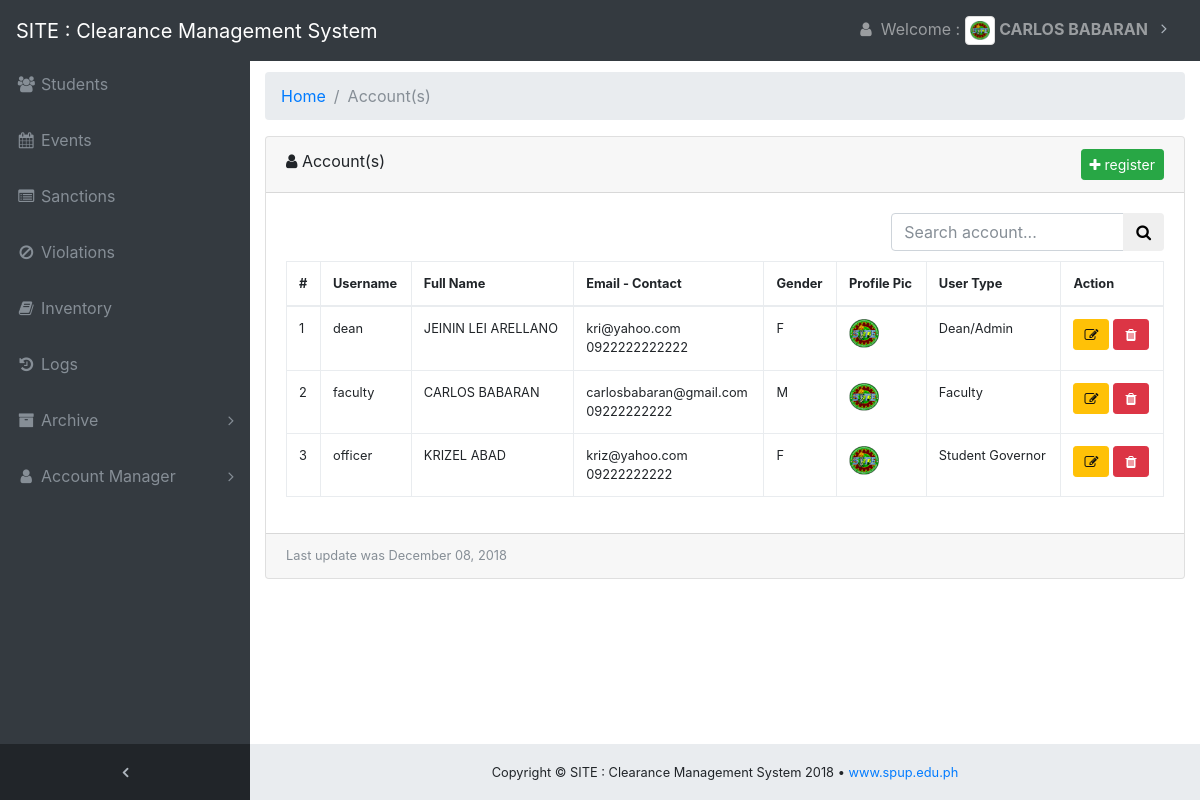
Screenshot of /user_list.php (signed in) with the database file from the repository.
### tables this page shows
CREATE TABLE `tblusers` (
  `user_id` int(11) NOT NULL,
  `username` varchar(20) NOT NULL,
  `password` varchar(50) NOT NULL,
  `firstname` varchar(50) NOT NULL,
  `lastname` varchar(50) NOT NULL,
  `email` varchar(50) NOT NULL,
  `contactno` varchar(20) NOT NULL,
  `gender` char(1) NOT NULL,
  `avatar` varchar(255) NOT NULL,
  `user_type` char(1) NOT NULL,
  `timestamp` timestamp NOT NULL DEFAULT CURRENT_TIMESTAMP,
  `salt` varchar(255) NOT NULL
);

CREATE TABLE `tbl_students` (
  `id` int(11) NOT NULL,
  `student_id` varchar(20) NOT NULL,
  `firstname` varchar(50) NOT NULL,
  `middlename` varchar(50) NOT NULL,
  `lastname` varchar(50) NOT NULL,
  `course` varchar(50) NOT NULL,
  `year` varchar(11) NOT NULL,
  `section` varchar(20) NOT NULL,
  `email` varchar(50) NOT NULL,
  `contact` varchar(20) NOT NULL,
  `officer` char(1) NOT NULL,
  `gender` char(1) NOT NULL,
  `archive` char(1) NOT NULL DEFAULT '0',
  `status` varchar(50) NOT NULL,
  `school_year` varchar(50) NOT NULL,
  `sem` varchar(11) NOT NULL,
  `remove_status` char(1) NOT NULL,
  `timestamp` timestamp NOT NULL DEFAULT CURRENT_TIMESTAMP,
  `salt` varchar(255) NOT NULL
);

### user_list.php (the view, shortened to what this page needs)
<?php
	include 'includes/head.php';
?>
<body onload="notifyMe()" class="fixed-nav sticky-footer bg-dark" id="page-top">
	<?php include 'includes/nav.php' ?>
  <div class="content-wrapper">
    <div class="container-fluid">
	  <ol class="breadcrumb">
        <li class="breadcrumb-item">
          <a href="home">Home</a>
        </li>
        <li class="breadcrumb-item active">Account(s)</li>
      </ol>
      <div class="card mb-3">
        <div class="card-header">
          <i class="fa fa-user"></i> Account(s) <span><a href="register" class="btn btn-success btn-sm pull-right"><i class="fa fa-plus"></i> register </a></span></div>
        <div class="card-body">
				<form action="#" method="get">
					<div class="row">
						<div class="col-lg-8">
						</div>
						<div class="col-lg-4">
							<div class="input-group">
								<input class="form-control" id="system-search" name="q" placeholder="Search account..." required>
								<span class="input-group-btn">
									<button type="submit" class="btn btn-default"><i class="fa fa-search"></i></button>
								</span>
							</div>
						</div>
					</div>
				</form>
				<div class="table-responsive" style="margin-top:10px;">
					<table  class="table table-list-search table-bordered table-condensed custab small">
						<thead>
							<tr>
								<th>#</th>
								<th>Username</th>
								<th>Full Name</th>
								<th>Email - Contact</th>
								<th>Gender</th>
								<th>Profile Pic</th>
								<th>User Type</th>
								<th colspan=2>Action</th>
							</tr>
						</thead>
						<tbody>
							<?php
								$sql="SELECT * FROM tblusers ORDER BY username asc";
								$result = $con->query($sql);
								$x = 1;
								if ($result->num_rows > 0) {
								  while($row = $result->fetch_assoc()) {
									$fullname = $row['firstname']." ".$row['lastname'];
									$fullname = strtoupper($fullname);
									$user_type = $row['user_type'];
									echo "<tr>
									  <td>".$x++."</td>
									  <td>".$row['username']."</td>
									  <td>".$fullname."</td>
									  <td>".$row['email']."<br/>".$row['contactno']."</td>
									  <td>".$row['gender']."</td>
									  <td><img class='img-responsive' width='30px;' src='".$row['avatar']."'></td>
									  ";
									if ($user_type == "1") {
										echo " <td>Faculty</td>";
									}
									if ($user_type == "2") {
										echo " <td>Student Governor</td>";
									}
									if ($user_type == "3") {
										echo " <td>Dean/Admin</td>";
									}
									echo "<td>
											<a href='edit_user?id=".$row['salt']."' title='edit' class='btn btn-warning btn-sm'><i class='fa fa-fw fa-edit'></i></a>
											<a href='delete_usert?id=".$row['salt']."' title='delete' class='btn btn-danger btn-sm'><i class='fa fa-fw fa-trash'></i></a>
										  </td></tr>";
									}
								}
								else {
								  echo "<div class='alert alert-warning'>No data available!</div>";
								}
							  ?>
						</tbody>
					</table>
				</div>
        </div>
        <div class="card-footer small text-muted">
			<?php
				$sqla = "SELECT * FROM tbl_students ORDER BY id DESC LIMIT 1";
				$result = mysqli_query($con, $sqla);
				$row = mysqli_fetch_assoc($result);
				echo "Last update was " . date("F d, Y", strtotime($row['timestamp']));
			?>
		</div>
      </div>
    </div>
		<?php include 'includes/footer.php'; ?>
  </div>
</body>
</html>

### includes/head.php (shortened to what this page needs)
	<?php
		$uname = $_SESSION['username'];
		$password = $_SESSION['password'];
		include 'includes/connection.php';
		$user_result = mysqli_query($con, "SELECT * FROM `tblusers` WHERE username = '$uname' AND password = '$password' ");
		$user_row = mysqli_fetch_array($user_result, MYSQLI_BOTH);
		$user_fname = $user_row['firstname'];
		$user_lname = $user_row['lastname'];
		$user_utype = $user_row['user_type'];
		$user_avatar = $user_row['avatar'];
	?>
<!DOCTYPE html>
<html lang="en">
<head>
  <link href="vendor/bootstrap/css/bootstrap.min.css" rel="stylesheet">
  <link href="vendor/font-awesome/css/font-awesome.min.css" rel="stylesheet" type="text/css">
  <link href="vendor/datatables/dataTables.bootstrap4.css" rel="stylesheet">
  <link href="css/sb-admin.css" rel="stylesheet">
  <link href="css/style.css" rel="stylesheet">
</head>

### includes/nav.php (shortened to what this page needs)
<nav class="navbar navbar-expand-lg navbar-dark bg-dark fixed-top" id="mainNav" >
  <a class="navbar-brand" href="home">SITE : Clearance Management System</a>
  <div class="collapse navbar-collapse" id="navbarResponsive">
    <ul class="navbar-nav navbar-sidenav" id="exampleAccordion">
<li class="nav-item" data-toggle="tooltip" data-placement="right" title="students">
        <a class="nav-link" href="home">
          <i class="fa fa-fw fa-users"></i>
          <span class="nav-link-text">Students </span>
        </a>
      </li>
      <li class="nav-item" data-toggle="tooltip" data-placement="right" title="events">
        <a class="nav-link" href="events">
          <i class="fa fa-fw fa-calendar"></i>
          <span class="nav-link-text">Events</span>
        </a>
      </li>
<li class="nav-item" data-toggle="tooltip" data-placement="right" title="sanctions">
        <a class="nav-link" href="sanctions">
          <i class="fa fa-fw fa-list-alt"></i>
          <span class="nav-link-text">Sanctions</span>
        </a>
      </li>
<li class="nav-item" data-toggle="tooltip" data-placement="right" title="violations">
        <a class="nav-link" href="violations">
          <i class="fa fa-fw fa-ban"></i>
          <span class="nav-link-text">Violations</span>
        </a>
      </li>
<?php
	if($user_utype == "1" || $user_utype == "3") {
		echo"
		<li class='nav-item' data-toggle='tooltip' data-placement='right' title='inventory'>
		  <a class='nav-link' href='inventory'>
			<i class='fa fa-fw fa-book'></i>
			<span class='nav-link-text'>Inventory</span>
		  </a>
		</li>";
?>
<li class="nav-item" data-toggle="tooltip" data-placement="right" title="logs">
        <a class="nav-link" href="logs">
          <i class="fa fa-fw fa-history"></i>
          <span class="nav-link-text">Logs</span>
        </a>
      </li>
<li class="nav-item" data-toggle="tooltip" data-placement="right" title="Example Pages">
        <a class="nav-link nav-link-collapse collapsed" data-toggle="collapse" href="#collapseExamplePages" data-parent="#exampleAccordion">
          <i class="fa fa-fw fa-archive"></i>
          <span class="nav-link-text">Archive</span>
        </a>
      </li>
<?php
	}
	if($user_utype == "1" || $user_utype == "3") {
		echo "<li class='nav-item' data-toggle='tooltip' data-placement='right' title='Account Management'>
			  <a class='nav-link nav-link-collapse collapsed' data-toggle='collapse' href='#collapseMulti' data-parent='#exampleAccordion'>
				<i class='fa fa-fw fa-user'></i>
				<span class='nav-link-text'>Account Manager</span>
			  </a>
			<ul class='sidenav-second-level collapse' id='collapseMulti'>
			      <li><a href='register'>Register</a></li>
				  <li><a href='user_list'>List of Accounts</a></li>
			</ul>";
	}
?>
      </li>
    </ul>
    <ul class="navbar-nav sidenav-toggler" >
      <li class="nav-item">
        <a class="nav-link text-center" id="sidenavToggler">
          <i class="fa fa-fw fa-angle-left"></i>
        </a>
      </li>
    </ul>
 <ul class="navbar-nav ml-auto" >
   <li class="nav-item dropdown no-arrow">
        <a class="nav-link dropdown-toggle" href="#" id="userDropdown" role="button" data-toggle="dropdown" aria-haspopup="true" aria-expanded="false">
          <i class="fa fa-fw fa-user"></i> Welcome : <img src="<?php echo $user_avatar;?>" class="img-thumbnail" alt="prof-pic" width="30px;"> <b><?php echo $user_fname." ".$user_lname; ?></b>
        </a>
       </li>
 </ul>
  </div>
</nav>

### includes/footer.php
<footer class="sticky-footer">
  <div class="container">
    <div class="text-center">
      <small>Copyright © SITE : Clearance Management System 2018 •  <a href="http://www.spup.edu.ph/" target="_blank"> www.spup.edu.ph</a></small>
    </div>
  </div>
</footer>

### css/sb-admin.css (style rules this page uses)
html { position: relative; min-height: 100%; }
body { overflow-x: hidden; }
body.sticky-footer { margin-bottom: 56px; }
body.sticky-footer .content-wrapper { min-height: calc(100vh - 56px - 56px); }
body.fixed-nav { padding-top: 56px; }
.content-wrapper { min-height: calc(100vh - 56px); padding-top: 1rem; }
#mainNav .navbar-collapse { overflow: auto; max-height: 75vh; }
#mainNav .navbar-collapse .navbar-nav .nav-item .nav-link { cursor: pointer; }
#mainNav .navbar-collapse .navbar-sidenav .nav-link-collapse:after { float: right; content: '\f107'; font-family: 'FontAwesome'; }
#mainNav .navbar-collapse .navbar-sidenav .nav-link-collapse.collapsed:after { content: '\f105'; }
#mainNav .navbar-collapse .sidenav-toggler { display: none; }
#mainNav .navbar-collapse .navbar-nav > .nav-item.dropdown > .nav-link { position: relative; min-width: 45px; }
#mainNav .navbar-collapse .navbar-nav > .nav-item.dropdown > .nav-link:after { float: right; width: auto; content: '\f105'; border: none; font-family: 'FontAwesome'; }
@media (min-width: 992px) { #mainNav .navbar-brand { width: 250px; } }
@media (min-width: 992px) { #mainNav .navbar-collapse { overflow: visible; max-height: none; } }
@media (min-width: 992px) { #mainNav .navbar-collapse .navbar-sidenav { position: absolute; top: 0; left: 0; overflow-x: hidden; overflow-y: auto; -webkit-flex-direction: column; -ms-flex-direction: column; flex-direction: column; margin-top: 56px; } }
@media (min-width: 992px) { #mainNav .navbar-collapse .navbar-sidenav > .nav-item { width: 250px; padding: 0; } }
@media (min-width: 992px) { #mainNav .navbar-collapse .navbar-sidenav > .nav-item > .nav-link { padding: 1em; } }
@media (min-width: 992px) { #mainNav .navbar-collapse .navbar-nav > .nav-item.dropdown > .nav-link { min-width: 0; } }
@media (min-width: 992px) { #mainNav .navbar-collapse .navbar-nav > .nav-item.dropdown > .nav-link:after { width: 24px; text-align: center; } }
#mainNav.fixed-top .sidenav-toggler { display: none; }
@media (min-width: 992px) { #mainNav.fixed-top .navbar-sidenav { height: calc(100vh - 112px); } }
@media (min-width: 992px) { #mainNav.fixed-top .sidenav-toggler { position: absolute; top: 0; left: 0; display: flex; overflow-x: hidden; overflow-y: auto; -webkit-flex-direction: column; -ms-flex-direction: column; flex-direction: column; margin-top: calc(100vh - 56px); } }
@media (min-width: 992px) { #mainNav.fixed-top .sidenav-toggler > .nav-item { width: 250px; padding: 0; } }
@media (min-width: 992px) { #mainNav.fixed-top .sidenav-toggler > .nav-item > .nav-link { padding: 1em; } }
#mainNav.fixed-top.navbar-dark .sidenav-toggler { background-color: #212529; }
#mainNav.fixed-top.navbar-dark .sidenav-toggler a i { color: #adb5bd; }
.content-wrapper { overflow-x: hidden; background: white; }
@media (min-width: 992px) { .content-wrapper { margin-left: 250px; } }
#sidenavToggler i { font-weight: 800; }
#mainNav.navbar-dark .navbar-collapse .navbar-sidenav .nav-link-collapse:after { color: #868e96; }
#mainNav.navbar-dark .navbar-collapse .navbar-sidenav > .nav-item > .nav-link { color: #868e96; }
#mainNav.navbar-dark .navbar-collapse .navbar-nav > .nav-item.dropdown > .nav-link:after { color: #adb5bd; }
@media (min-width: 992px) { #mainNav.navbar-dark .navbar-collapse .navbar-sidenav { background: #343a40; } }
footer.sticky-footer { position: absolute; right: 0; bottom: 0; width: 100%; height: 56px; background-color: #e9ecef; line-height: 55px; }
@media (min-width: 992px) { footer.sticky-footer { width: calc(100% - 250px); } }

### rows the page displays
tblusers: avatar (picture), firstname "CARLOS", lastname "BABARAN", username "faculty", fullname "CARLOS BABARAN", email "carlosbabaran@gmail.com", contactno "09222222222", gender "M", user_type "Faculty"
tblusers: username "dean", fullname "JEININ LEI ARELLANO", email "kri@yahoo.com", contactno "0922222222222", gender "F", avatar (picture), user_type "Dean/Admin"
tblusers: username "officer", fullname "KRIZEL ABAD", email "kriz@yahoo.com", contactno "09222222222", gender "F", avatar (picture), user_type "Student Governor"
tbl_students: timestamp "December 08, 2018"
